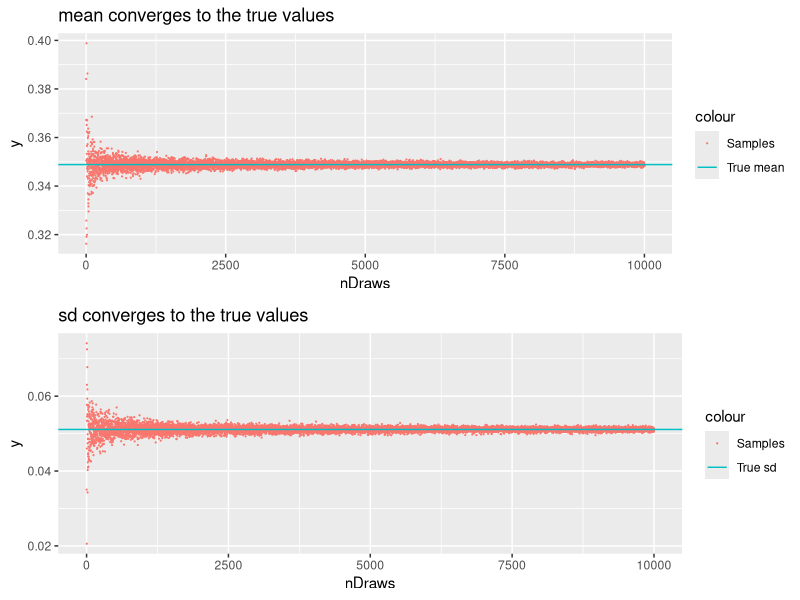
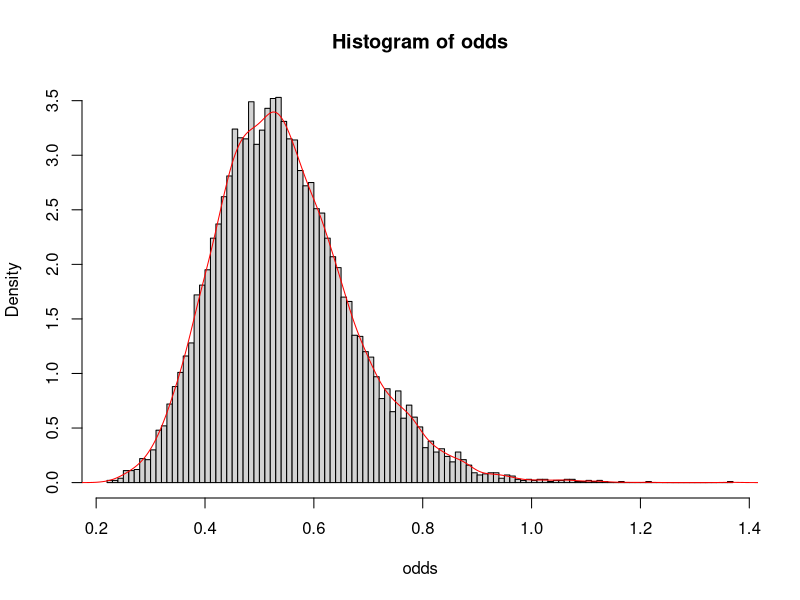
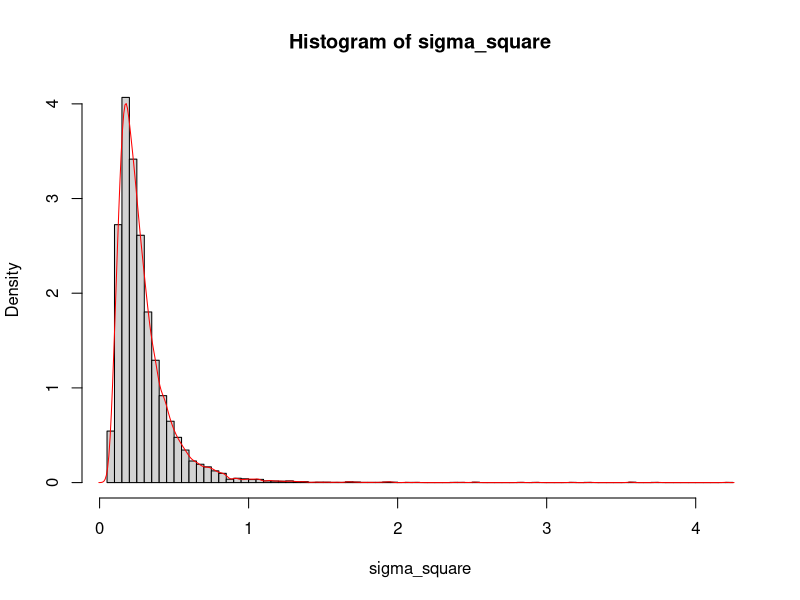
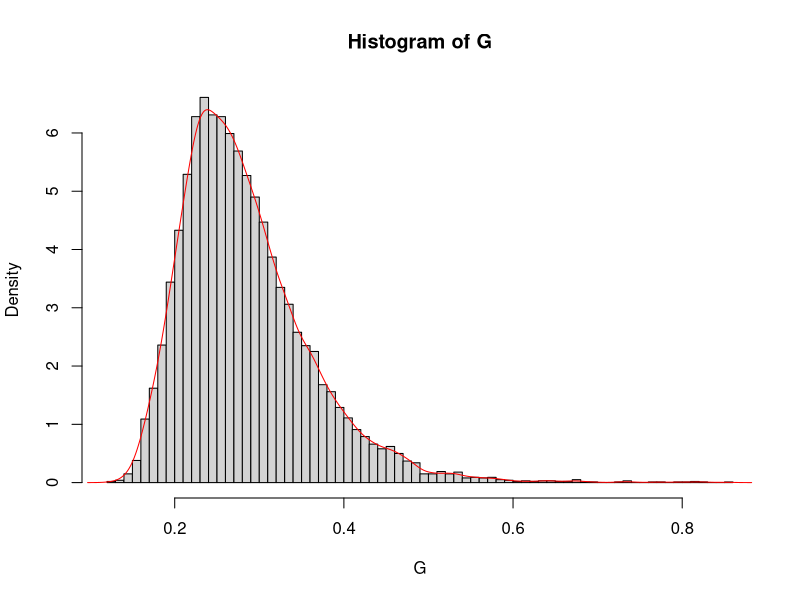
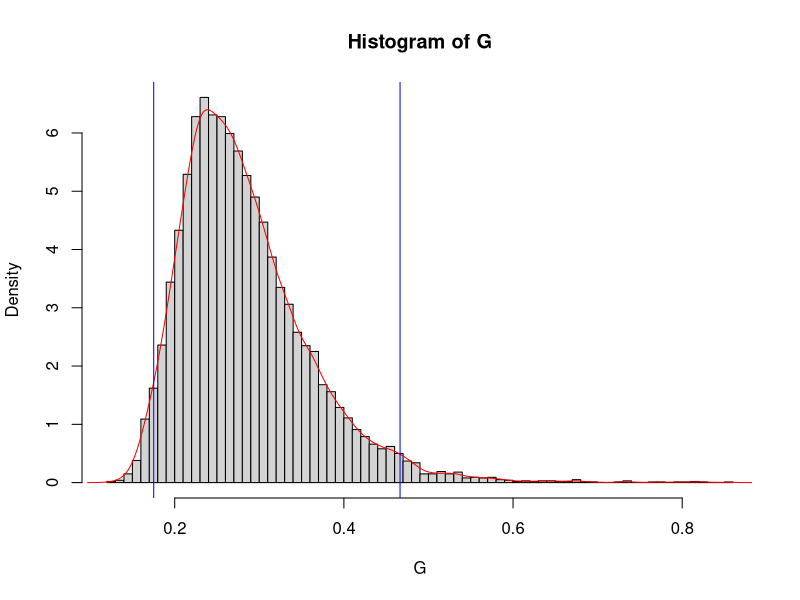
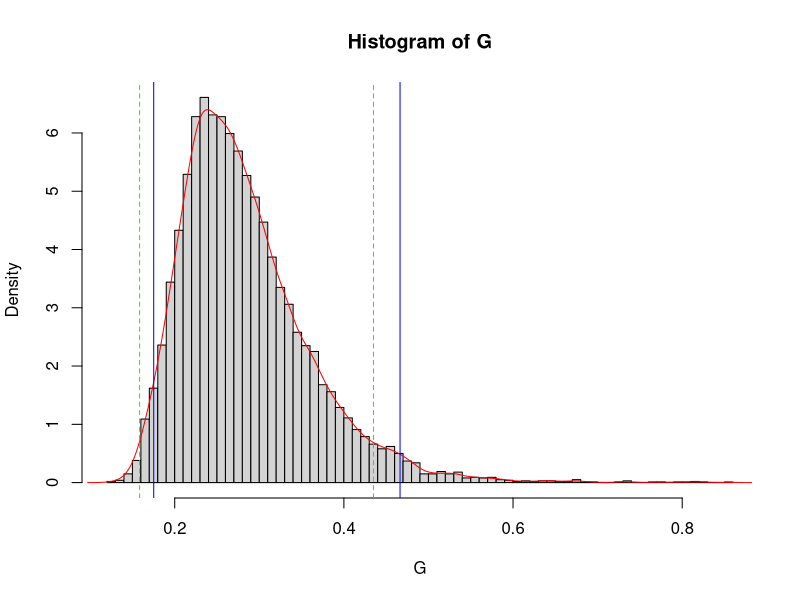
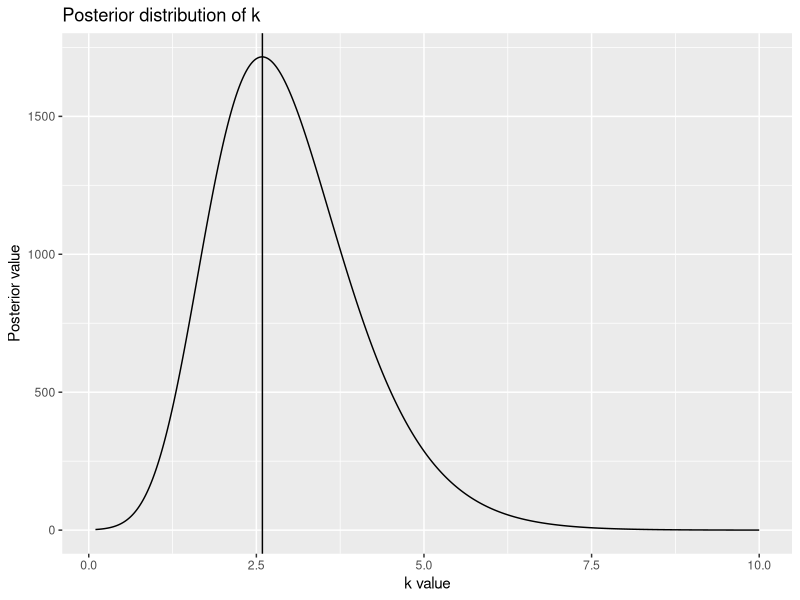

Generate these figures, in order, with R:

# ===================================================================
# Init Library
# ===================================================================
#knitr::opts_chunk$set(echo = TRUE)
library(ggplot2)
library(gridExtra)

# ===================================================================
# Question 1. Daniel Bernoul 
# ===================================================================

#--------------------------------------------------------------------
# Init code for question 1
#--------------------------------------------------------------------
rm(list = ls())

#--------------------------------------------------------------------
# Code for question 1a
#--------------------------------------------------------------------
# given values
nDraws_1a <- 10000
alpha0 <- 8
beta0 <- 8
s <- 22
n <- 70
f <- n - s
alpha_new <- alpha0 + s
beta_new <- beta0 + f

# calculate the true mean and standard deviation
true_mean <- alpha_new/(alpha_new + beta_new)
true_var <- (alpha_new*beta_new) / ((alpha_new + beta_new)^2 *
            (alpha_new + beta_new +1))
true_sd <- sqrt(true_var)

set.seed(12345)

# init the vectors to store the means and sds
means <- c()
sds <- c()

# calculate means and sds
for (i in 1:nDraws_1a) {
  beta_draws <- rbeta(n = i, shape1 = alpha_new, shape2 = beta_new)
  means[i] <- mean(beta_draws)
  sds[i] <- sd(beta_draws)
}

# plot
df_1a <- data.frame(x = 1:nDraws_1a,
                   true_mean = true_mean,
                   true_sd = true_sd)
# create plot of mean and sd to show the converges status
mean_plot <- ggplot(data = df_1a) + 
  geom_point(aes(x = x, y = means, colour = "Samples"),size=0.1) +
  geom_hline(aes(yintercept = true_mean, colour = "True mean")) + 
  ggtitle("mean converges to the true values") + xlab("nDraws") + ylab("y")
sd_plot <- ggplot(data = df_1a) + 
  geom_point(aes(x = x, y = sds, colour = "Samples"),size=0.1)+
  geom_hline(aes(yintercept = true_sd,colour = "True sd")) +
  ggtitle("sd converges to the true values") + xlab("nDraws") + ylab("y")
grid.arrange(mean_plot, sd_plot, nrow = 2)

#--------------------------------------------------------------------
# Code for question 1b 
#--------------------------------------------------------------------
set.seed(12345)

nDraws_1b <- 10000
sample_b <- rbeta(n = nDraws_1b, shape1 = alpha_new, shape2 = beta_new)
prob_sample_b <- length(sample_b[which(sample_b > 0.3)])/ nDraws_1b
exact_value_1b  <- 1 - pbeta(q = 0.3, shape1 = alpha_new, shape2 = beta_new)

#--------------------------------------------------------------------
# Code for question 1c
#--------------------------------------------------------------------
set.seed(12345)
nDraws_1c <- 10000
sample_1c <- rbeta(n = nDraws_1c, shape1 = alpha_new, shape2 = beta_new)
odds <- sample_1c/(1-sample_1c)

# plot
hist(odds, probability= TRUE, breaks = 100)
lines(density(odds), col = "red")


# ===================================================================
# Question 2. Log-normal distribution and the Gini coefficient
# ===================================================================

#--------------------------------------------------------------------
# Init code for question 2
#--------------------------------------------------------------------
rm(list = ls())

#--------------------------------------------------------------------
# Code for question 2a: calc tau value
#--------------------------------------------------------------------
set.seed(12345)

# given values
observations <- c(33, 24, 48, 32, 55, 74, 23, 17)
n_observations <- length(observations)
nDraws_2a <- 10000
mu <- 3.6
nDraws_2b <- 10000

# calculate tau square value and sigma_square
tau_square <- sum((log(observations)-mu)^2) / n_observations
X <- rchisq(nDraws_2b, n_observations)
sigma_square <- n_observations * tau_square / X


# plot
hist(sigma_square, probability= TRUE, breaks = 100)
lines(density(sigma_square), col = "red")

#--------------------------------------------------------------------
# Code for question 2b: compute the posterior distribution of the Gini
# coefficient
#--------------------------------------------------------------------
phi <- pnorm(sqrt(sigma_square/2), mean = 0, sd = 1)
G <- 2 * phi - 1

# Plot
hist(G, probability= TRUE, breaks = 100)
lines(density(G), col = "red")

#--------------------------------------------------------------------
# Code for question 2c: compute a 95% equal tail credible interval for G
#--------------------------------------------------------------------
credible_interval <- quantile(G, c(0.025, 0.975))

# plot
hist(G, probability = TRUE, breaks = 100)
lines(density(G), col = "red")
abline(v = credible_interval, col = "blue")

#--------------------------------------------------------------------
# Code for question 2d: compute a 95% Highest Posterior
# DensityInterval (HPDI) for G
#--------------------------------------------------------------------
density_G <- density(G)

# find the HPDI
# create the density data frame
density_G_df <- data.frame("x" = density_G$x, "y" = density_G$y)
# order it by y using descending order
density_G_df <- density_G_df[order(density_G_df$y, decreasing = TRUE),]
# calculate the cumulative sum
density_G_df$cumsum <- cumsum(density_G_df$y)
# find the 95% HPDI
HPDI <- density_G_df$x[density_G_df$cumsum < 0.95 * sum(density_G_df$y)]
hdpi_low <- min(HPDI)
hdpi_high <- max(HPDI)

# plot
hist(G, probability= TRUE, breaks = 100)
lines(density(G), col = "red")
abline(v = credible_interval, col = "blue")
abline(v = hdpi_low, col = "green", lty = 2)
abline(v = hdpi_high, col = "green", lty = 2)

# ===================================================================
# 3. Bayesian inference for the concentration parameter in the von
#    Mises distribution
# ===================================================================

#--------------------------------------------------------------------
# Init code for question 3
#--------------------------------------------------------------------
rm(list = ls())

#--------------------------------------------------------------------
# Code for question 3a: calc the posterior
#--------------------------------------------------------------------
# given values
degrees <- c(20, 314, 285, 40, 308, 314, 299, 296, 303, 326)
n_degrees <- length(degrees)
radians <- c(-2.79, 2.33, 1.83, -2.44, 2.23, 2.33, 2.07, 2.02, 2.14, 2.54)
mu_3a <- 2.4
#mu_sample <- mean(radians)
#sd_sample <- sd(radians)

#radians <- (radians-mu_sample)/sd_sample
#mu_3a <- (mu_3a-mu_sample)/sd_sample
n_radians <- length(radians)

# grid of k values
k <- seq(from = 0.1,to = 10, by = 0.01) # k>0

# calculate the posterior
result_3a <- exp(k * sum(cos(radians - mu_3a)) - k / 2) /
  besselI(x = k, nu = 0) ^ n_radians
k_max_index <- which.max(result_3a)

#-----------------------------------------
# Code for question 3a: plot the posterior
#-----------------------------------------
# create plot data
df_3a <- data.frame("k" = k, "posterior" = result_3a)

plot_3a <- ggplot(data = df_3a, aes(x=k, y=result_3a)) +
  geom_line() +
  ylab("Posterior value") +
  xlab("k value") +
  ggtitle("Posterior distribution of k")

plot_3a + geom_vline(aes(xintercept = k[k_max_index]))


## (b) Find the (approximate) posterior mode of k from the information in a.

#-----------------------------------------
# Code for question 3b: posterior mode of k 
#-----------------------------------------
k_mode <- k[k_max_index]
